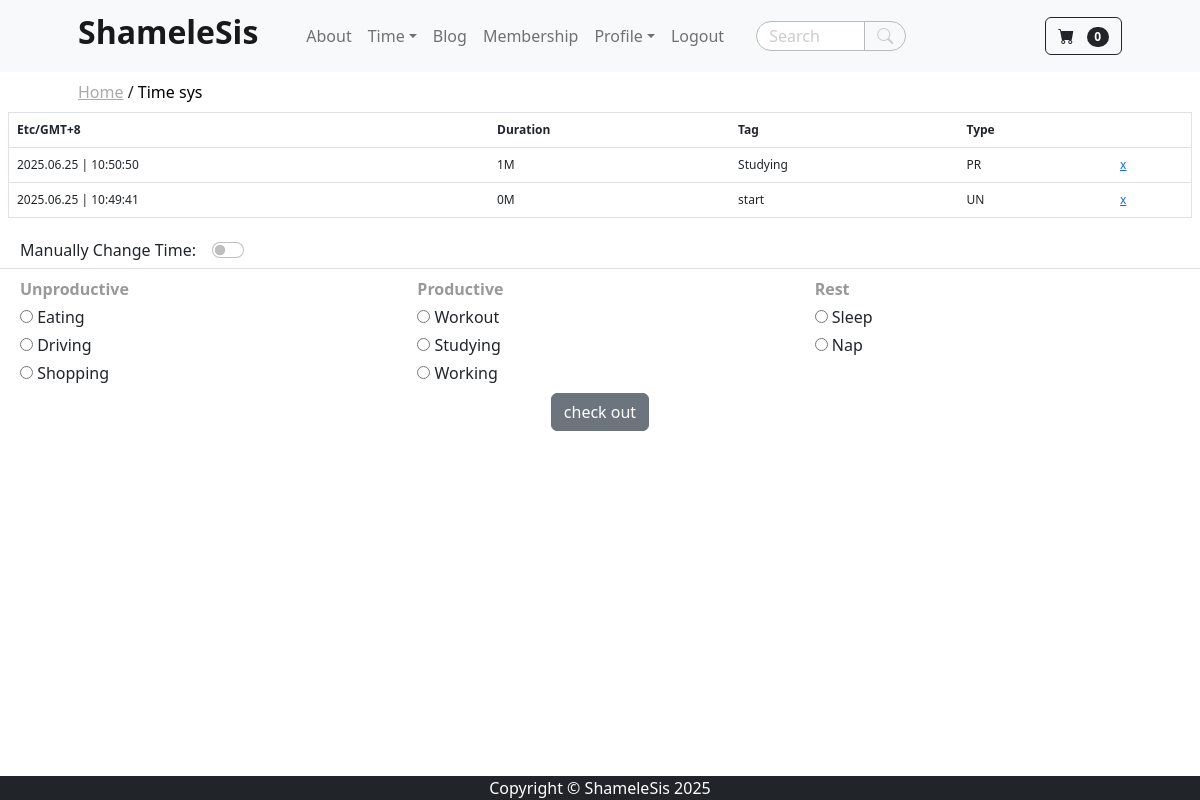
Screenshot of /time_sys/ (signed in) with the database file from the repository.
### time_sys/models.py (models this page shows, shortened)
class TimeRecord(models.Model):
    user = models.ForeignKey(User, on_delete=models.CASCADE)
    end = models.DateTimeField()
    duration = models.IntegerField()
    tag = models.CharField(max_length=255)
    type = models.CharField(max_length=255)
    @property
    def formatted_duration(self):
        seconds = self.duration
        minutes = self.duration // 60
        seconds = seconds % 60
        if minutes < 60:
            return f"{minutes}M"
        hours = minutes // 60
        minutes = minutes % 60
        return f"{hours}h {minutes}m {seconds}s"

class TimeTag(models.Model):
    user = models.ForeignKey(User, on_delete=models.CASCADE)
    tag = models.CharField(max_length=255)
    type = models.CharField(max_length=255)

### time_sys/views.py (the view, shortened to what this page needs)
# urls.py: path('', views.time_checkout, name='time_checkout'),
@login_required
def time_checkout(request):
    form = TimeCheckoutForm(request.POST or None)
    form_del = RecordDel(request.POST or None)
    user_id = request.user.id
    user_instance = User.objects.get(id=user_id)
    tags = TimeTag.objects.filter(user=user_instance)
    record_qs = TimeRecord.objects.filter(user=user_instance)
    checkout_time = timezone.now()
    if not tags.exists():
        messages.error(request, 'Please create a Time-Tag first.')
        return redirect('time_settings')
    if not record_qs.exists():
        TimeRecord.objects.create(
            user=user_instance,
            tag='start',
            end=checkout_time,  # <- this_utc, not datetime.this_utc()
            duration=0,
            type='UN'
        )
        messages.success(request, "Started first record.")
        return redirect('time_checkout')
    else:
        this_utc = timezone.now()
        last_utc = record_qs.order_by('-id').first().end
    if form.errors:
        for field, errs in form.errors.items():
            for err in errs:
                messages.error(request, f'{field}: {err}')
    records = TimeRecord.objects.filter(user=user_instance).order_by('-id')[:2]
    context = {
        'form': form,
        'form_del':form_del,
        'tags': tags,
        'timezone': timezone_display(request.user.profile),
        'now': this_utc,
        'last': last_utc if record_qs.exists() else None,
        'records': records
    }
    return render(request, 'time/time_checkout.html', context)

### time_sys/forms.py
class TimeCheckoutForm(forms.Form):
    time_tag = forms.CharField(required=True)
    time_switch = forms.CharField(required=False)
    time_correction = forms.DateTimeField(required=False)

class RecordDel(forms.Form):
    del_id = forms.IntegerField()

### cart/cart.py (called while the page is built)
    def __len__(self):
        return len(self.cart)

### cart/context_processors.py (called while the page is built)
def cart(request):
    return {'cart': Cart(request)}

### store/context_processors.py (called while the page is built)
def base_breadcrumbs(request):
    path = request.path
    parts = path.strip('/').split('/')
    breadcrumbs = []
    url = ''
    for part in parts:
        url += f'/{part}'
        breadcrumbs.append({'name': part.replace('_', ' ').capitalize(), 'url': url})
    return {'breadcrumbs': breadcrumbs}

### store/templatetags/breadcrumbs.py (called while the page is built)
@register.inclusion_tag('breadcrumbs.html')
def show_breadcrumbs(breadcrumbs):
    return {'breadcrumbs': breadcrumbs}

### time_sys/utils.py (called while the page is built)
def timezone_display(user):
    if user.timezone[7]=="-":
        timezone_string = user.timezone.replace("-", "+")
    else:
        timezone_string = user.timezone.replace("+", "-")
    return timezone_string

### time_sys/templates/time/time_checkout.html (shortened to what this page needs)
{% extends 'base.html' %}
{% block content %}
{% load tz %}
<form method="POST" class="form-register" id="my_form">
<div class="container-fluid px-2" style="font-size:12px">
   <div class="row">
    <div class="col-12">
        <table class="table border border-1">
            <thead>
               <tr>
                  <th scope="col">{{ timezone }}</th>
                  <th scope="col">Duration</th>
                  <th scope="col">Tag</th>
                  <th scope="col">Type</th>
                  <th scope="col"></th>
               </tr>
            </thead>
            <tbody>
               {% for record in records %}
               <tr>
                  {% timezone request.user.profile.timezone %}
                  <td>{{ record.end|date:"Y.m.d | H:i:s" }}</td>
                  {% endtimezone %}
                  <td>{{ record.formatted_duration }}</td>
                  <td>{{ record.tag }}</td>
                  <td>{{ record.type }}</td>
                  <td>
                     <a href="javascript:{}" onclick="
                           document.getElementById('ch{{ record.id }}').checked = true;
                           document.getElementById('my_form').submit();
                           ">x</a>
                  </td>
               </tr>
               {% endfor %}
            </tbody>
         </table>
    </div>
   </div>
</div>
</form>
<form method="POST" class="form-register">
<div class="container-fluid text-center border-bottom mt-1 pb-1 mb-2" >
    <div class="row" >
        <div class="col-12 text-center">
            <div class="ms-2" style="float:left;">Manually Change Time:</div>
            <div class="col-6 form-check form-switch ms-3" style="float:left">
                    <input class="form-check-input" type="checkbox" name="time_switch" id="switch" value="1" onclick="myFunction()"/>
            </div>
        </div>
    </div>
</div>
<div class="container-fluid">
    <div class="row ps-2" style="font-weight:bold;color:#999">
        <div class="col-4 pe-0 title_time">Unproductive</div>
        <div class="col-4 pe-0 title_time">Productive</div>
        <div class="col-4 pe-0 title_time">Rest</div>
    </div>
    <div class="row mb-2 ps-2">
        <div class="col-4 pe-0">
            {% for tag in tags %}
            {% if tag.type == 'UN' %}
                <div class="col text_d_title pt-1">
                   <input type="radio" id="{{ tag.tag }}" name="time_tag" value="{{ tag.tag }}-{{ tag.type }}">
                   <label for="{{ tag.tag }}">{{tag.tag}}</label>
               </div>
            {% endif %}
            {% endfor %}
        </div>
        <div class="col-4 pe-0">
            {% for tag in tags %}
            {% if tag.type == 'PR' %}
                <div class="col text_d_title pt-1">
                   <input type="radio" id="{{ tag.tag }}" name="time_tag" value="{{ tag.tag }}-{{ tag.type }}">
                   <label for="{{ tag.tag }}">{{tag.tag}}</label>
               </div>
            {% endif %}
            {% endfor %}
        </div>
        <div class="col-4 pe-0">
            {% for tag in tags %}
            {% if tag.type == 'RS' %}
                <div class="col text_d_title pt-1">
                   <input type="radio" id="{{ tag.tag }}" name="time_tag" value="{{ tag.tag }}-{{ tag.type }}">
                   <label for="{{ tag.tag }}">{{tag.tag}}</label>
               </div>
            {% endif %}
            {% endfor %}
        </div>
    </div>
</div>
<div class="container text-center" >
    <div class="row">
        <div class="col-12 pt-0" style="">
            <button type="submit" class="btn btn-secondary mb-3">check out</button>
        </div>
    </div>
</div>
</form>
{% endblock %}

### static/css/styles_customized.css (style rules this page uses)
html, body { height: 100%; margin: 0; display: flex; flex-direction: column; }

### rows the page displays
TimeRecord: end|H "2025.06.25 | 10:50:50", formatted_duration "1M", tag "Studying", type "PR"
TimeRecord: end|H "2025.06.25 | 10:49:41", formatted_duration "0M", tag "start", type "UN"
TimeTag: tag "Eating"
TimeTag: tag "Driving"
TimeTag: tag "Shopping"
TimeTag: tag "Workout"
TimeTag: tag "Studying"
TimeTag: tag "Working"
TimeTag: tag "Sleep"
TimeTag: tag "Nap"

### other values shown
{{ cart|length }} "0"
{{ crumb.name }} "Time sys"
{{ timezone }} "Etc/GMT+8"
